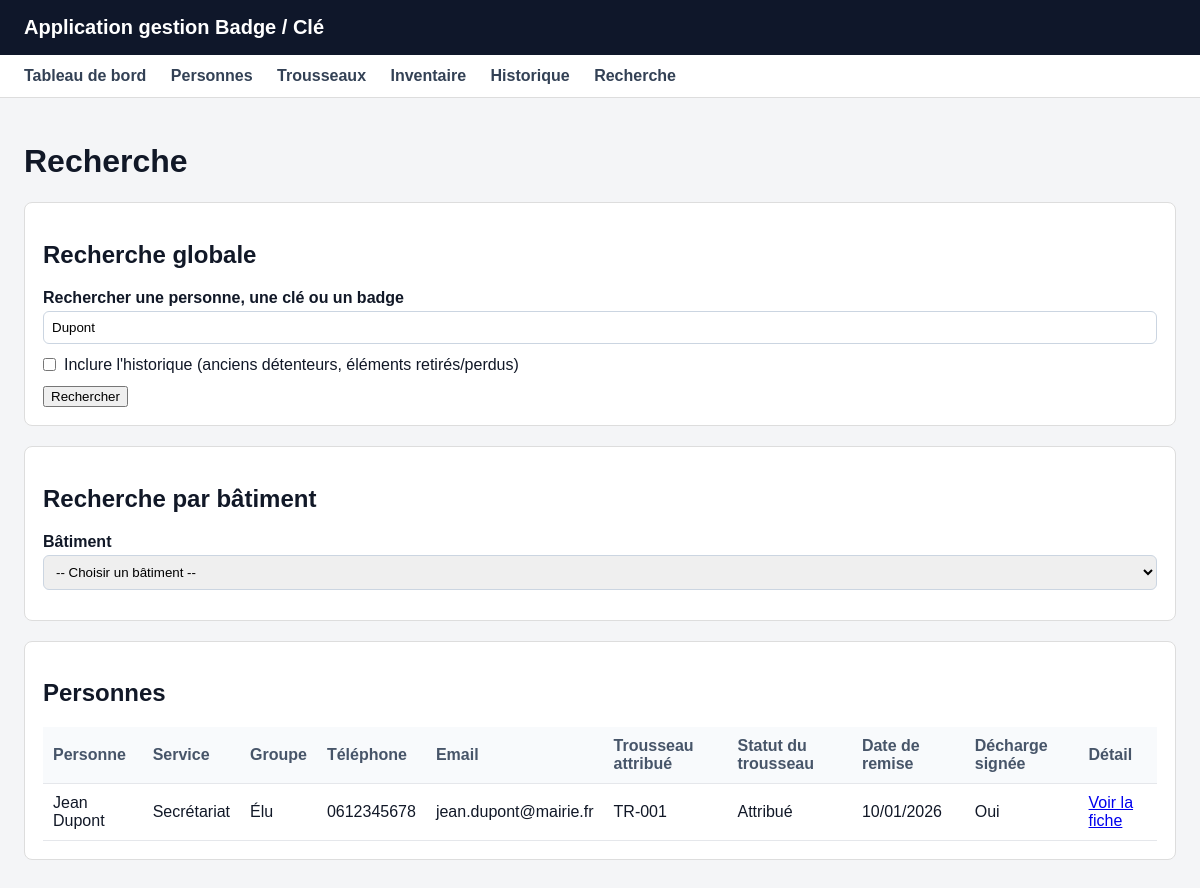
The app's page /recherche.php?terme=Dupont with its own data.
### tables this page shows
CREATE TABLE IF NOT EXISTS `historique_trousseaux` (
  `id_historique` int NOT NULL AUTO_INCREMENT COMMENT 'Clé primaire de l’historique',
  `id_trousseau` int NOT NULL COMMENT 'Trousseau concerné',
  `id_personne` int NOT NULL COMMENT 'Personne concernée par la remise ou restitution',
  `date_remise` date NOT NULL COMMENT 'Date de remise du trousseau',
  `date_restitution` date DEFAULT NULL COMMENT 'Date de restitution du trousseau, NULL si non rendu',
  `decharge_signee` tinyint(1) NOT NULL DEFAULT '0' COMMENT 'Décharge signée : 1 = oui, 0 = non',
  `statut_evenement` varchar(50) NOT NULL COMMENT 'Type d’événement : Remis, Restitué, Perdu',
  `commentaire` text COMMENT 'Commentaire éventuel',
  PRIMARY KEY (`id_historique`),
  KEY `id_trousseau` (`id_trousseau`),
  KEY `id_personne` (`id_personne`)
);

CREATE TABLE IF NOT EXISTS `personnes` (
  `id_personne` int NOT NULL AUTO_INCREMENT COMMENT 'Clé primaire de la table personne',
  `nom` varchar(100) NOT NULL COMMENT 'Nom de la personne ',
  `prenom` varchar(100) NOT NULL COMMENT 'Prénom de la personne',
  `service` varchar(100) NOT NULL COMMENT 'Service de la personne mairie,association ect ',
  `groupe_personnel` varchar(100) NOT NULL COMMENT 'sous catégorie de service (technicien, secrétaire, comptable, professeur )',
  `telephone` varchar(100) DEFAULT NULL COMMENT 'Numéro de téléphone de la personne (NULL possible)',
  `mail` varchar(100) DEFAULT NULL COMMENT 'Mail de la personne (NULL possible)',
  PRIMARY KEY (`id_personne`)
);

CREATE TABLE IF NOT EXISTS `trousseaux` (
  `id_trousseau` int NOT NULL AUTO_INCREMENT COMMENT 'Clé primaire du trousseau',
  `numero_trousseau` varchar(50) NOT NULL COMMENT 'Numéro unique du trousseau, exemple : TR-001',
  `statut` varchar(50) NOT NULL DEFAULT 'Disponible' COMMENT 'Statut du trousseau : Disponible, Attribué, Perdu',
  `commentaire` text COMMENT 'Commentaire éventuel sur le trousseau',
  PRIMARY KEY (`id_trousseau`),
  UNIQUE KEY `numero_trousseau` (`numero_trousseau`)
);

### includes/fonctions.php (called while the page is built, shortened)
<?php
function formaterDate(?string $date): string{
    return date('d/m/Y', strtotime($date));}
function afficherDecharge($valeur): string{
    return (int)$valeur === 1 ? 'Oui' : 'Non';}

### recherche.php (the view, shortened to what this page needs)
<?php
require_once 'config/database.php';
require_once 'includes/fonctions.php';
include 'includes/header.php';
$terme              = trim($_GET['terme'] ?? '');
$inclure_historique = isset($_GET['inclure_historique']) && $_GET['inclure_historique'] === '1';
$resultats_personnes  = [];
if ($terme !== '') {
    try {
        $requeteRecherchePersonne = $pdo->prepare("
            SELECT
                    p.nom,
                    p.prenom,
                    p.service,
                    p.groupe_personnel,
                    p.telephone,
                    p.mail,
                    t.numero_trousseau,
                    t.statut AS statut_trousseau,
                    h.date_remise,
                    h.decharge_signee,
                    t.id_trousseau
            FROM personnes p
            LEFT JOIN historique_trousseaux h
                    ON p.id_personne = h.id_personne
                    AND h.date_restitution IS NULL
                LEFT JOIN trousseaux t
                    ON h.id_trousseau = t.id_trousseau
            WHERE p.nom LIKE :terme
                OR p.prenom LIKE :terme
                OR CONCAT(p.prenom, ' ', p.nom) LIKE :terme
                OR CONCAT(p.nom, ' ', p.prenom) LIKE :terme
            ORDER BY p.nom, p.prenom
        ");
        $requeteRecherchePersonne->execute([':terme' => '%' . $terme . '%']);
        $resultats_personnes = $requeteRecherchePersonne->fetchAll(PDO::FETCH_ASSOC);
    } catch (PDOException $e) {
        error_log("Erreur SQL recherche : " . $e->getMessage());
        $message = "Une erreur est survenue lors de la recherche. Veuillez réessayer.";
    }
}
?>
<h1>Recherche</h1>
<div class="card">
    <h2>Recherche globale</h2>
    <form method="GET" action="recherche.php">
        <label for="terme">Rechercher une personne, une clé ou un badge</label>
        <input
            id="terme"
            type="text"
            name="terme"
            placeholder="Ex : Dupont, REF-45, BLEU-001"
            value="<?= htmlspecialchars($terme) ?>"
        >
        <label style="font-weight:normal; display:flex; align-items:center; gap:8px; margin-bottom:12px;">
            <input type="checkbox"
                   name="inclure_historique"
                   value="1"
                   style="width:auto; margin:0;"
                   <?= $inclure_historique ? 'checked' : '' ?>>
            Inclure l'historique (anciens détenteurs, éléments retirés/perdus)
        </label>
        <button type="submit">Rechercher</button>
    </form>
</div>
<div class="card">
    <h2>Recherche par bâtiment</h2>
    <form method="GET" action="recherche.php">
        <label for="id_batiment">Bâtiment</label>
        <select id="id_batiment" name="id_batiment" onchange="this.form.submit()">
            <option value="">-- Choisir un bâtiment --</option>
        </select>
    </form>
</div>
<?php if (!empty($resultats_personnes)) : ?>
    <div class="card">
        <h2>Personnes</h2>
        <table>
            <thead>
                <tr>
                    <th>Personne</th>
                    <th>Service</th>
                    <th>Groupe</th>
                    <th>Téléphone</th>
                    <th>Email</th>
                    <th>Trousseau attribué</th>
                    <th>Statut du trousseau</th>
                    <th>Date de remise</th>
                    <th>Décharge signée</th>
                    <th>Détail</th>
                </tr>
            </thead>
            <tbody>
                <?php foreach ($resultats_personnes as $personne) : ?>
                    <tr>
                        <td><?= htmlspecialchars($personne['prenom'] . ' ' . $personne['nom']) ?></td>
                        <td><?= htmlspecialchars($personne['service'] ?? '-') ?></td>
                        <td><?= htmlspecialchars($personne['groupe_personnel'] ?? '-') ?></td>
                        <td><?= htmlspecialchars($personne['telephone'] ?? '-') ?></td>
                        <td><?= htmlspecialchars($personne['mail'] ?? '-') ?></td>
                        <td><?= htmlspecialchars($personne['numero_trousseau'] ?? 'Aucun') ?></td>
                        <td><?= htmlspecialchars($personne['statut_trousseau'] ?? '-') ?></td>
                        <td><?= formaterDate($personne['date_remise'] ?? null) ?></td>
                        <td><?= afficherDecharge($personne['decharge_signee']) ?></td>
                        <td>
                            <?php if (!empty($personne['id_trousseau'])) : ?>
                                <a href="fiche_trousseau.php?id=<?= (int)$personne['id_trousseau'] ?>">Voir la fiche</a>
                            <?php else : ?>
                                -
                            <?php endif; ?>
                        </td>
                    </tr>
                <?php endforeach; ?>
            </tbody>
        </table>
    </div>
<?php endif; ?>
<?php include 'includes/footer.php'; ?>

### assets/css/style.css (style rules this page uses)
body { margin: 0; font-family: Arial, sans-serif; background-color: #f4f5f7; color: #111827; }
.card { background: white; border: 1px solid #ddd; border-radius: 8px; padding: 18px; margin-bottom: 20px; }
table { width: 100%; border-collapse: collapse; background: white; }
th, td { border-bottom: 1px solid #e5e7eb; padding: 10px; text-align: left; }
th { background-color: #f8fafc; color: #475569; }
input, select, textarea { width: 100%; padding: 8px; margin-top: 4px; margin-bottom: 12px; border: 1px solid #cbd5e1; border-radius: 6px; box-sizing: border-box; }
label { font-weight: bold; display: block; }

### records on screen
historique_trousseaux: id_personne.nom "Jean Dupont", id_personne.service "Secrétariat", id_personne.groupe_personnel "Élu", id_personne.telephone "0612345678", id_personne.mail "jean.dupont@mairie.fr", id_trousseau.numero_trousseau "TR-001", id_trousseau.statut "Attribué", date_remise "10/01/2026", decharge_signee "Oui"
